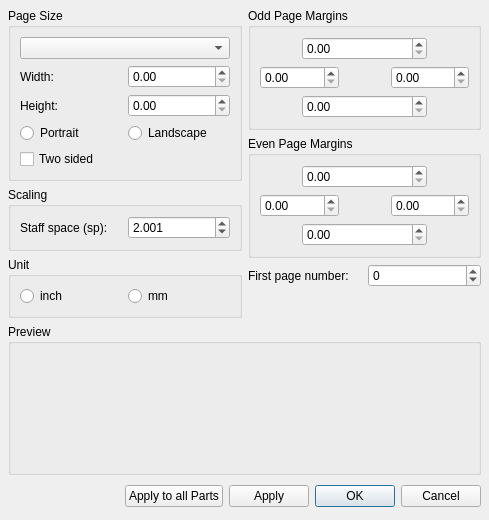
<?xml version="1.0" encoding="UTF-8"?>
<ui version="4.0">
 <class>PageSettingsBase</class>
 <widget class="QDialog" name="PageSettingsBase">
  <property name="geometry">
   <rect>
    <x>0</x>
    <y>0</y>
    <width>489</width>
    <height>520</height>
   </rect>
  </property>
  <property name="minimumSize">
   <size>
    <width>0</width>
    <height>0</height>
   </size>
  </property>
  <property name="windowTitle">
   <string>MuseScore: Page Settings</string>
  </property>
  <layout class="QGridLayout">
   <property name="leftMargin">
    <number>8</number>
   </property>
   <property name="topMargin">
    <number>8</number>
   </property>
   <property name="rightMargin">
    <number>8</number>
   </property>
   <property name="bottomMargin">
    <number>8</number>
   </property>
   <property name="spacing">
    <number>6</number>
   </property>
   <item row="2" column="0" colspan="2">
    <widget class="QGroupBox" name="previewGroup">
     <property name="sizePolicy">
      <sizepolicy hsizetype="Expanding" vsizetype="Expanding">
       <horstretch>0</horstretch>
       <verstretch>0</verstretch>
      </sizepolicy>
     </property>
     <property name="title">
      <string>Preview</string>
     </property>
     <layout class="QVBoxLayout" name="verticalLayout_2">
      <property name="leftMargin">
       <number>0</number>
      </property>
      <property name="topMargin">
       <number>0</number>
      </property>
      <property name="rightMargin">
       <number>0</number>
      </property>
      <property name="bottomMargin">
       <number>0</number>
      </property>
     </layout>
    </widget>
   </item>
   <item row="0" column="0" rowspan="2">
    <layout class="QVBoxLayout" stretch="0,0,0">
     <property name="spacing">
      <number>6</number>
     </property>
     <property name="leftMargin">
      <number>0</number>
     </property>
     <property name="topMargin">
      <number>0</number>
     </property>
     <property name="rightMargin">
      <number>0</number>
     </property>
     <property name="bottomMargin">
      <number>0</number>
     </property>
     <item>
      <widget class="QGroupBox" name="groupBox">
       <property name="title">
        <string>Page Size</string>
       </property>
       <layout class="QGridLayout">
        <item row="3" column="0">
         <widget class="QRadioButton" name="portraitButton">
          <property name="text">
           <string>Portrait</string>
          </property>
         </widget>
        </item>
        <item row="0" column="0" colspan="2">
         <widget class="QComboBox" name="pageGroup"/>
        </item>
        <item row="4" column="0">
         <widget class="QCheckBox" name="twosided">
          <property name="text">
           <string>Two sided</string>
          </property>
         </widget>
        </item>
        <item row="3" column="1">
         <widget class="QRadioButton" name="landscapeButton">
          <property name="text">
           <string>Landscape</string>
          </property>
         </widget>
        </item>
        <item row="1" column="1">
         <widget class="QDoubleSpinBox" name="pageWidth">
          <property name="sizePolicy">
           <sizepolicy hsizetype="Minimum" vsizetype="Fixed">
            <horstretch>0</horstretch>
            <verstretch>0</verstretch>
           </sizepolicy>
          </property>
          <property name="maximum">
           <double>2000000.000000000000</double>
          </property>
         </widget>
        </item>
        <item row="2" column="1">
         <widget class="QDoubleSpinBox" name="pageHeight">
          <property name="sizePolicy">
           <sizepolicy hsizetype="Minimum" vsizetype="Fixed">
            <horstretch>0</horstretch>
            <verstretch>0</verstretch>
           </sizepolicy>
          </property>
          <property name="maximum">
           <double>2000.000000000000000</double>
          </property>
         </widget>
        </item>
        <item row="2" column="0">
         <widget class="QLabel" name="label_3">
          <property name="text">
           <string>Height:</string>
          </property>
          <property name="buddy">
           <cstring>pageHeight</cstring>
          </property>
         </widget>
        </item>
        <item row="1" column="0">
         <widget class="QLabel" name="label_2">
          <property name="text">
           <string>Width:</string>
          </property>
          <property name="buddy">
           <cstring>pageWidth</cstring>
          </property>
         </widget>
        </item>
       </layout>
      </widget>
     </item>
     <item>
      <widget class="QGroupBox" name="groupBox_2">
       <property name="title">
        <string>Scaling</string>
       </property>
       <layout class="QHBoxLayout">
        <item>
         <widget class="QLabel" name="label">
          <property name="toolTip">
           <string>Distance between two lines on a standard 5-line staff</string>
          </property>
          <property name="whatsThis">
           <string>Distance between two lines on a standard 5-line staff</string>
          </property>
          <property name="text">
           <string>Staff space (sp):</string>
          </property>
          <property name="buddy">
           <cstring>spatiumEntry</cstring>
          </property>
         </widget>
        </item>
        <item>
         <widget class="QDoubleSpinBox" name="spatiumEntry">
          <property name="sizePolicy">
           <sizepolicy hsizetype="Minimum" vsizetype="Fixed">
            <horstretch>0</horstretch>
            <verstretch>0</verstretch>
           </sizepolicy>
          </property>
          <property name="decimals">
           <number>3</number>
          </property>
          <property name="minimum">
           <double>0.001000000000000</double>
          </property>
          <property name="maximum">
           <double>999.990000000000009</double>
          </property>
          <property name="singleStep">
           <double>0.200000000000000</double>
          </property>
          <property name="value">
           <double>2.001000000000000</double>
          </property>
         </widget>
        </item>
       </layout>
      </widget>
     </item>
     <item>
      <widget class="QGroupBox" name="groupBox_6">
       <property name="title">
        <string>Unit</string>
       </property>
       <layout class="QGridLayout" name="gridLayout_1">
        <item row="0" column="0">
         <widget class="QRadioButton" name="inchButton">
          <property name="text">
           <string>inch</string>
          </property>
         </widget>
        </item>
        <item row="0" column="1">
         <widget class="QRadioButton" name="mmButton">
          <property name="text">
           <string>mm</string>
          </property>
         </widget>
        </item>
       </layout>
      </widget>
     </item>
    </layout>
   </item>
   <item row="3" column="0" colspan="2">
    <layout class="QHBoxLayout">
     <property name="leftMargin">
      <number>0</number>
     </property>
     <property name="topMargin">
      <number>0</number>
     </property>
     <property name="rightMargin">
      <number>0</number>
     </property>
     <property name="bottomMargin">
      <number>0</number>
     </property>
     <item>
      <spacer>
       <property name="orientation">
        <enum>Qt::Horizontal</enum>
       </property>
       <property name="sizeHint" stdset="0">
        <size>
         <width>131</width>
         <height>31</height>
        </size>
       </property>
      </spacer>
     </item>
     <item>
      <widget class="QPushButton" name="buttonApplyToAllParts">
       <property name="text">
        <string>Apply to all Parts</string>
       </property>
      </widget>
     </item>
     <item>
      <widget class="QPushButton" name="buttonApply">
       <property name="text">
        <string>Apply</string>
       </property>
      </widget>
     </item>
     <item>
      <widget class="QPushButton" name="buttonOk">
       <property name="text">
        <string>OK</string>
       </property>
       <property name="default">
        <bool>true</bool>
       </property>
      </widget>
     </item>
     <item>
      <widget class="QPushButton" name="buttonCancel">
       <property name="text">
        <string>Cancel</string>
       </property>
      </widget>
     </item>
    </layout>
   </item>
   <item row="0" column="1">
    <layout class="QVBoxLayout">
     <property name="spacing">
      <number>6</number>
     </property>
     <property name="leftMargin">
      <number>0</number>
     </property>
     <property name="topMargin">
      <number>0</number>
     </property>
     <property name="rightMargin">
      <number>0</number>
     </property>
     <property name="bottomMargin">
      <number>0</number>
     </property>
     <item>
      <widget class="QGroupBox" name="groupBox_3">
       <property name="title">
        <string>Odd Page Margins</string>
       </property>
       <layout class="QGridLayout" name="gridLayout_3">
        <item row="1" column="0" colspan="2">
         <widget class="QDoubleSpinBox" name="oddPageLeftMargin">
          <property name="sizePolicy">
           <sizepolicy hsizetype="Preferred" vsizetype="Fixed">
            <horstretch>0</horstretch>
            <verstretch>0</verstretch>
           </sizepolicy>
          </property>
          <property name="maximum">
           <double>2000.000000000000000</double>
          </property>
         </widget>
        </item>
        <item row="1" column="3" colspan="2">
         <widget class="QDoubleSpinBox" name="oddPageRightMargin">
          <property name="sizePolicy">
           <sizepolicy hsizetype="Preferred" vsizetype="Fixed">
            <horstretch>0</horstretch>
            <verstretch>0</verstretch>
           </sizepolicy>
          </property>
          <property name="maximum">
           <double>2000.000000000000000</double>
          </property>
         </widget>
        </item>
        <item row="2" column="1" colspan="3">
         <widget class="QDoubleSpinBox" name="oddPageBottomMargin">
          <property name="sizePolicy">
           <sizepolicy hsizetype="Preferred" vsizetype="Fixed">
            <horstretch>0</horstretch>
            <verstretch>0</verstretch>
           </sizepolicy>
          </property>
          <property name="maximum">
           <double>2000.000000000000000</double>
          </property>
         </widget>
        </item>
        <item row="1" column="2">
         <spacer name="horizontalSpacer_2">
          <property name="orientation">
           <enum>Qt::Horizontal</enum>
          </property>
          <property name="sizeType">
           <enum>QSizePolicy::Preferred</enum>
          </property>
          <property name="sizeHint" stdset="0">
           <size>
            <width>40</width>
            <height>20</height>
           </size>
          </property>
         </spacer>
        </item>
        <item row="0" column="1" colspan="3">
         <widget class="QDoubleSpinBox" name="oddPageTopMargin">
          <property name="sizePolicy">
           <sizepolicy hsizetype="Preferred" vsizetype="Fixed">
            <horstretch>0</horstretch>
            <verstretch>0</verstretch>
           </sizepolicy>
          </property>
          <property name="maximum">
           <double>2000.000000000000000</double>
          </property>
         </widget>
        </item>
       </layout>
      </widget>
     </item>
     <item>
      <widget class="QGroupBox" name="groupBox_4">
       <property name="title">
        <string>Even Page Margins</string>
       </property>
       <layout class="QGridLayout" name="gridLayout_2">
        <item row="1" column="3" colspan="2">
         <widget class="QDoubleSpinBox" name="evenPageRightMargin">
          <property name="sizePolicy">
           <sizepolicy hsizetype="Preferred" vsizetype="Fixed">
            <horstretch>0</horstretch>
            <verstretch>0</verstretch>
           </sizepolicy>
          </property>
          <property name="maximum">
           <double>2000.000000000000000</double>
          </property>
         </widget>
        </item>
        <item row="2" column="1" colspan="3">
         <widget class="QDoubleSpinBox" name="evenPageBottomMargin">
          <property name="sizePolicy">
           <sizepolicy hsizetype="Preferred" vsizetype="Fixed">
            <horstretch>0</horstretch>
            <verstretch>0</verstretch>
           </sizepolicy>
          </property>
          <property name="maximum">
           <double>2000.000000000000000</double>
          </property>
         </widget>
        </item>
        <item row="1" column="0" colspan="2">
         <widget class="QDoubleSpinBox" name="evenPageLeftMargin">
          <property name="sizePolicy">
           <sizepolicy hsizetype="Preferred" vsizetype="Fixed">
            <horstretch>0</horstretch>
            <verstretch>0</verstretch>
           </sizepolicy>
          </property>
          <property name="maximum">
           <double>2000.000000000000000</double>
          </property>
         </widget>
        </item>
        <item row="1" column="2">
         <spacer name="horizontalSpacer_3">
          <property name="orientation">
           <enum>Qt::Horizontal</enum>
          </property>
          <property name="sizeType">
           <enum>QSizePolicy::Preferred</enum>
          </property>
          <property name="sizeHint" stdset="0">
           <size>
            <width>40</width>
            <height>20</height>
           </size>
          </property>
         </spacer>
        </item>
        <item row="0" column="1" colspan="3">
         <widget class="QDoubleSpinBox" name="evenPageTopMargin">
          <property name="sizePolicy">
           <sizepolicy hsizetype="Preferred" vsizetype="Fixed">
            <horstretch>0</horstretch>
            <verstretch>0</verstretch>
           </sizepolicy>
          </property>
          <property name="maximum">
           <double>2000.000000000000000</double>
          </property>
         </widget>
        </item>
       </layout>
      </widget>
     </item>
     <item>
      <layout class="QHBoxLayout" name="horizontalLayout_2">
       <item>
        <widget class="QLabel" name="label_12">
         <property name="text">
          <string>First page number:</string>
         </property>
         <property name="buddy">
          <cstring>pageOffsetEntry</cstring>
         </property>
        </widget>
       </item>
       <item>
        <widget class="QSpinBox" name="pageOffsetEntry">
         <property name="minimum">
          <number>-99</number>
         </property>
         <property name="maximum">
          <number>999</number>
         </property>
        </widget>
       </item>
      </layout>
     </item>
    </layout>
   </item>
  </layout>
 </widget>
 <tabstops>
  <tabstop>pageGroup</tabstop>
  <tabstop>pageWidth</tabstop>
  <tabstop>pageHeight</tabstop>
  <tabstop>portraitButton</tabstop>
  <tabstop>landscapeButton</tabstop>
  <tabstop>twosided</tabstop>
  <tabstop>spatiumEntry</tabstop>
  <tabstop>inchButton</tabstop>
  <tabstop>mmButton</tabstop>
  <tabstop>oddPageTopMargin</tabstop>
  <tabstop>oddPageLeftMargin</tabstop>
  <tabstop>oddPageRightMargin</tabstop>
  <tabstop>oddPageBottomMargin</tabstop>
  <tabstop>evenPageTopMargin</tabstop>
  <tabstop>evenPageLeftMargin</tabstop>
  <tabstop>evenPageRightMargin</tabstop>
  <tabstop>evenPageBottomMargin</tabstop>
  <tabstop>pageOffsetEntry</tabstop>
  <tabstop>buttonApplyToAllParts</tabstop>
  <tabstop>buttonApply</tabstop>
  <tabstop>buttonOk</tabstop>
  <tabstop>buttonCancel</tabstop>
 </tabstops>
 <resources/>
 <connections>
  <connection>
   <sender>buttonOk</sender>
   <signal>clicked()</signal>
   <receiver>PageSettingsBase</receiver>
   <slot>accept()</slot>
   <hints>
    <hint type="sourcelabel">
     <x>278</x>
     <y>253</y>
    </hint>
    <hint type="destinationlabel">
     <x>96</x>
     <y>254</y>
    </hint>
   </hints>
  </connection>
  <connection>
   <sender>buttonCancel</sender>
   <signal>clicked()</signal>
   <receiver>PageSettingsBase</receiver>
   <slot>reject()</slot>
   <hints>
    <hint type="sourcelabel">
     <x>369</x>
     <y>253</y>
    </hint>
    <hint type="destinationlabel">
     <x>179</x>
     <y>282</y>
    </hint>
   </hints>
  </connection>
 </connections>
</ui>
